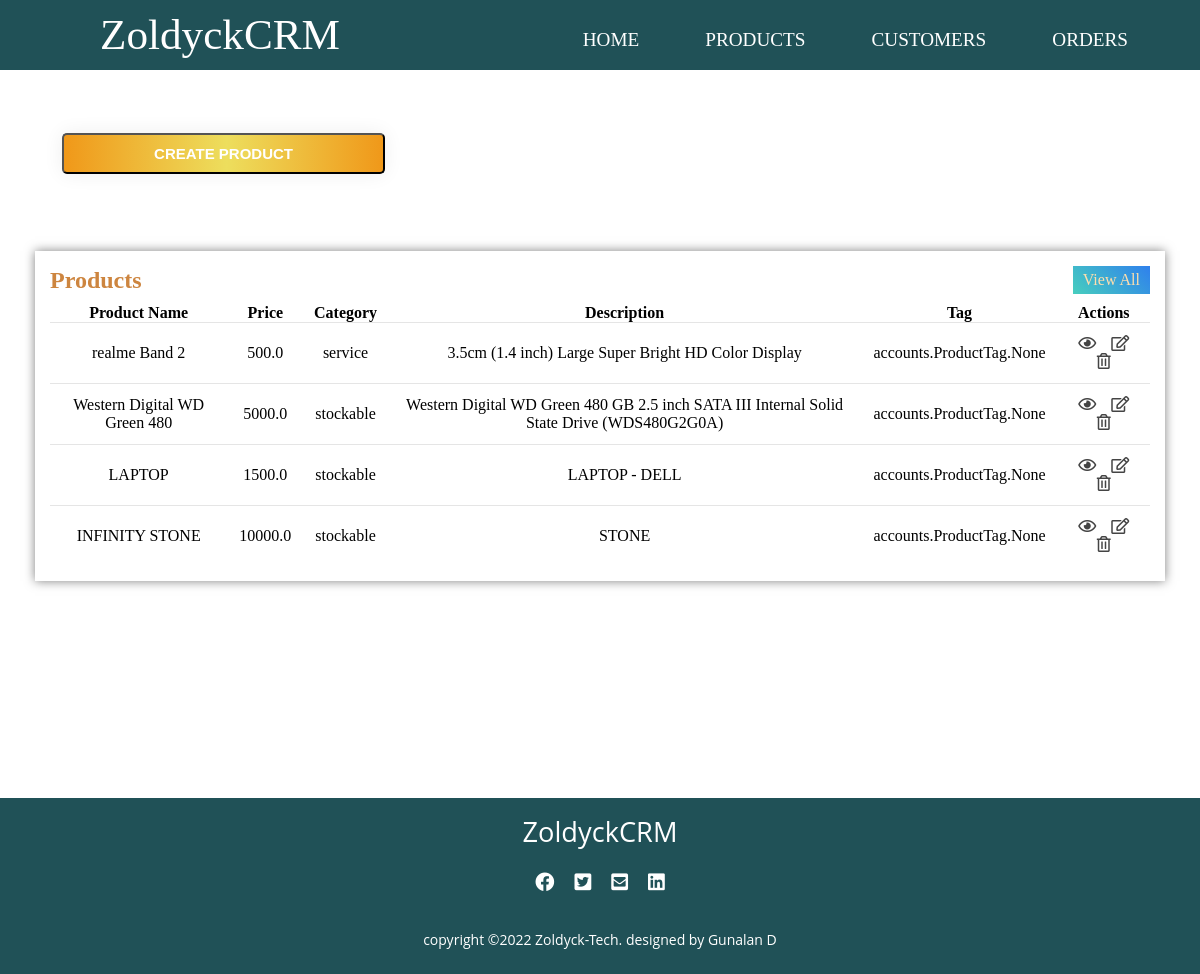
/products/, run on an earlier commit of the app's database.
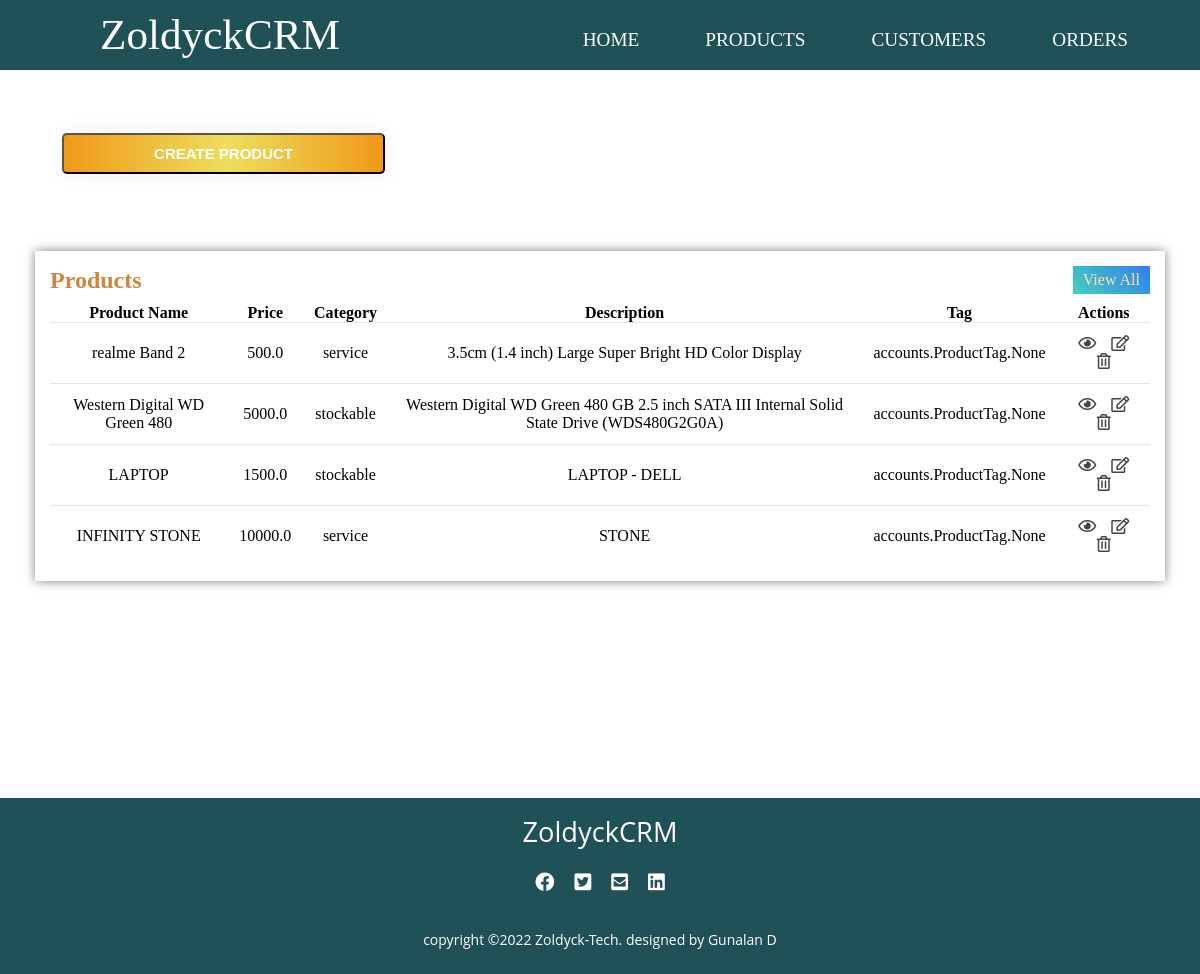
And on a later commit of the database.
### accounts/models.py (models this page shows, shortened)
class Product(models.Model):
    CATEGORIES = (
        ('service', 'Service'),
        ('stockable', 'Stockable'),
    )
    product_name = models.CharField(max_length=200, null= True)
    product_price = models.FloatField(null= True)
    product_category = models.CharField(max_length=200, null= True , choices=CATEGORIES)
    product_description = models.CharField(max_length=200, null= True)
    date_created = models.DateTimeField(auto_now_add=True , null= True)
    product_tag = models.ManyToManyField(ProductTag ,blank=True)

### accounts/views.py (the view)
# urls.py: path('products/', views.products, name='products'),
def products(request):
    products = Product.objects.all()
    context = {
        'products': products
    }
    return render(request, 'accounts/products.html',context)

### accounts/templates/accounts/products.html
{% extends 'accounts/layout.html'%}
{% block content %}
    <div class="product-tables">
        <div class="button">
            <button class="crt-prod"><a href="">CREATE PRODUCT</a></button>
        </div>
        <div class="latest-products">
            <div class="heading">
                <h2>Products</h2>
                <a href="#" class="btn">View All</a>
            </div>
            <table class="products">
                <thead>
                    <tr>
                        <th>Product Name</th>
                        <th>Price</th>
                        <th>Category</th>
                        <th>Description</th>
                        <th>Tag</th>
                        <th>Actions</th>
                    </tr>
                </thead>
                <tbody>
                    {% for product in products %}
                    <tr>
                        <td>{{ product.product_name }}</td>
                        <td>{{ product.product_price }}</td>
                        <td>{{ product.product_category }}</td>
                        <td>{{ product.product_description }}</td>
                        <td>{{ product.product_tag }}</td>
                        <td>
                            <i class="far fa-eye"></i>
                            <i class="far fa-edit"></i>
                            <i class="far fa-trash-alt"></i>
                        </td>
                    </tr>
                    {% endfor %}
                </tbody>
            </table>
        </div>
{% endblock %}

What changed in the data, as far as the page shows it:
changed Product "INFINITY STONE": product_category "stockable" → "service"
